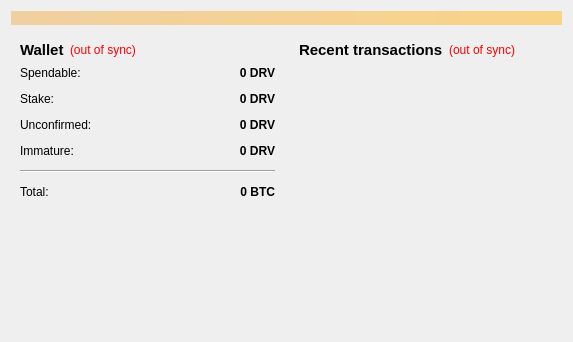
<?xml version="1.0" encoding="UTF-8"?>
<ui version="4.0">
 <class>OverviewPage</class>
 <widget class="QWidget" name="OverviewPage">
  <property name="geometry">
   <rect>
    <x>0</x>
    <y>0</y>
    <width>573</width>
    <height>342</height>
   </rect>
  </property>
  <property name="windowTitle">
   <string>Form</string>
  </property>
  <layout class="QVBoxLayout" name="topLayout">
   <item>
    <widget class="QLabel" name="labelAlerts">
     <property name="visible">
      <bool>false</bool>
     </property>
     <property name="styleSheet">
      <string notr="true">background-color: qlineargradient(x1: 0, y1: 0, x2: 1, y2: 0, stop:0 #F0D0A0, stop:1 #F8D488);  color:#000000
</string>
     </property>
     <property name="wordWrap">
      <bool>true</bool>
     </property>
     <property name="margin">
      <number>3</number>
     </property>
    </widget>
   </item>
   <item>
    <layout class="QHBoxLayout" name="horizontalLayout" stretch="1,1">
     <item>
      <layout class="QVBoxLayout" name="verticalLayout_2">
       <item>
        <widget class="QWidget" name="widget" native="true">
         <layout class="QVBoxLayout" name="verticalLayout_4">
          <item>
           <layout class="QHBoxLayout" name="horizontalLayout_4">
            <item>
             <widget class="QLabel" name="label_5">
              <property name="font">
               <font>
                <pointsize>11</pointsize>
                <weight>75</weight>
                <bold>true</bold>
               </font>
              </property>
              <property name="text">
               <string>Wallet</string>
              </property>
             </widget>
            </item>
            <item>
             <widget class="QLabel" name="labelWalletStatus">
              <property name="toolTip">
               <string>The displayed information may be out of date. Your wallet automatically synchronizes with the Dravite network after a connection is established, but this process has not completed yet.</string>
              </property>
              <property name="styleSheet">
               <string notr="true">QLabel { color: red; }</string>
              </property>
              <property name="text">
               <string notr="true">(out of sync)</string>
              </property>
              <property name="alignment">
               <set>Qt::AlignLeading|Qt::AlignLeft|Qt::AlignVCenter</set>
              </property>
             </widget>
            </item>
            <item>
             <spacer name="horizontalSpacer_2">
              <property name="orientation">
               <enum>Qt::Horizontal</enum>
              </property>
              <property name="sizeHint" stdset="0">
               <size>
                <width>40</width>
                <height>20</height>
               </size>
              </property>
             </spacer>
            </item>
           </layout>
          </item>
          <item>
           <layout class="QFormLayout" name="formLayout_2">
            <property name="fieldGrowthPolicy">
             <enum>QFormLayout::AllNonFixedFieldsGrow</enum>
            </property>
            <property name="horizontalSpacing">
             <number>12</number>
            </property>
            <property name="verticalSpacing">
             <number>12</number>
            </property>
            <item row="0" column="0">
             <widget class="QLabel" name="label">
              <property name="text">
               <string>Spendable:</string>
              </property>
             </widget>
            </item>
            <item row="0" column="1">
             <widget class="QLabel" name="labelBalance">
              <property name="font">
               <font>
                <weight>75</weight>
                <bold>true</bold>
               </font>
              </property>
              <property name="cursor">
               <cursorShape>IBeamCursor</cursorShape>
              </property>
              <property name="toolTip">
               <string>Your current spendable balance</string>
              </property>
              <property name="text">
               <string notr="true">0 DRV</string>
              </property>
              <property name="alignment">
               <set>Qt::AlignRight|Qt::AlignTrailing|Qt::AlignVCenter</set>
              </property>
              <property name="textInteractionFlags">
               <set>Qt::LinksAccessibleByMouse|Qt::TextSelectableByKeyboard|Qt::TextSelectableByMouse</set>
              </property>
             </widget>
            </item>
            <item row="1" column="0">
             <widget class="QLabel" name="label_6">
              <property name="text">
               <string>Stake:</string>
              </property>
             </widget>
            </item>
            <item row="1" column="1">
             <widget class="QLabel" name="labelStake">
              <property name="font">
               <font>
                <weight>75</weight>
                <bold>true</bold>
               </font>
              </property>
              <property name="cursor">
               <cursorShape>IBeamCursor</cursorShape>
              </property>
              <property name="toolTip">
               <string>Total of coins that was staked, and do not yet count toward the current balance</string>
              </property>
              <property name="text">
               <string notr="true">0 DRV</string>
              </property>
              <property name="alignment">
               <set>Qt::AlignRight|Qt::AlignTrailing|Qt::AlignVCenter</set>
              </property>
              <property name="textInteractionFlags">
               <set>Qt::LinksAccessibleByMouse|Qt::TextSelectableByKeyboard|Qt::TextSelectableByMouse</set>
              </property>
             </widget>
            </item>
            <item row="2" column="0">
             <widget class="QLabel" name="label_3">
              <property name="text">
               <string>Unconfirmed:</string>
              </property>
             </widget>
            </item>
            <item row="2" column="1">
             <widget class="QLabel" name="labelUnconfirmed">
              <property name="font">
               <font>
                <weight>75</weight>
                <bold>true</bold>
               </font>
              </property>
              <property name="cursor">
               <cursorShape>IBeamCursor</cursorShape>
              </property>
              <property name="toolTip">
               <string>Total of transactions that have yet to be confirmed, and do not yet count toward the current balance</string>
              </property>
              <property name="text">
               <string notr="true">0 DRV</string>
              </property>
              <property name="alignment">
               <set>Qt::AlignRight|Qt::AlignTrailing|Qt::AlignVCenter</set>
              </property>
              <property name="textInteractionFlags">
               <set>Qt::LinksAccessibleByMouse|Qt::TextSelectableByKeyboard|Qt::TextSelectableByMouse</set>
              </property>
             </widget>
            </item>
            <item row="3" column="0">
             <widget class="QLabel" name="labelImmatureText">
              <property name="text">
               <string>Immature:</string>
              </property>
             </widget>
            </item>
            <item row="3" column="1">
             <widget class="QLabel" name="labelImmature">
              <property name="font">
               <font>
                <weight>75</weight>
                <bold>true</bold>
               </font>
              </property>
              <property name="toolTip">
               <string>Mined balance that has not yet matured</string>
              </property>
              <property name="text">
               <string notr="true">0 DRV</string>
              </property>
              <property name="alignment">
               <set>Qt::AlignRight|Qt::AlignTrailing|Qt::AlignVCenter</set>
              </property>
              <property name="textInteractionFlags">
               <set>Qt::LinksAccessibleByMouse|Qt::TextSelectableByKeyboard|Qt::TextSelectableByMouse</set>
              </property>
             </widget>
            </item>
            <item row="4" column="0" colspan="2">
             <widget class="Line" name="line">
              <property name="orientation">
               <enum>Qt::Horizontal</enum>
              </property>
             </widget>
            </item>
            <item row="5" column="0">
             <widget class="QLabel" name="labelTotalText">
              <property name="text">
               <string>Total:</string>
              </property>
             </widget>
            </item>
            <item row="5" column="1">
             <widget class="QLabel" name="labelTotal">
              <property name="font">
               <font>
                <weight>75</weight>
                <bold>true</bold>
               </font>
              </property>
              <property name="cursor">
               <cursorShape>IBeamCursor</cursorShape>
              </property>
              <property name="toolTip">
               <string>Your current total balance</string>
              </property>
              <property name="text">
               <string notr="true">0 BTC</string>
              </property>
              <property name="alignment">
               <set>Qt::AlignRight|Qt::AlignTrailing|Qt::AlignVCenter</set>
              </property>
              <property name="textInteractionFlags">
               <set>Qt::LinksAccessibleByMouse|Qt::TextSelectableByKeyboard|Qt::TextSelectableByMouse</set>
              </property>
             </widget>
            </item>
           </layout>
          </item>
         </layout>
        </widget>
       </item>
       <item>
        <widget class="QLabel" name="coinLogo">
         <property name="text">
          <string/>
         </property>
         <property name="pixmap">
          <pixmap resource="../bitcoin.qrc">:/icons/logo_backg</pixmap>
         </property>
         <property name="alignment">
          <set>Qt::AlignCenter</set>
         </property>
         <property name="margin">
          <number>-2</number>
         </property>
        </widget>
       </item>
       <item>
        <spacer name="verticalSpacer">
         <property name="orientation">
          <enum>Qt::Vertical</enum>
         </property>
         <property name="sizeHint" stdset="0">
          <size>
           <width>20</width>
           <height>40</height>
          </size>
         </property>
        </spacer>
       </item>
      </layout>
     </item>
     <item>
      <layout class="QVBoxLayout" name="verticalLayout_3">
       <item>
        <widget class="QWidget" name="widget_2" native="true">
         <layout class="QVBoxLayout" name="verticalLayout">
          <item>
           <layout class="QHBoxLayout" name="horizontalLayout_2">
            <item>
             <widget class="QLabel" name="label_4">
              <property name="font">
               <font>
                <pointsize>11</pointsize>
                <weight>75</weight>
                <bold>true</bold>
               </font>
              </property>
              <property name="text">
               <string>&lt;b&gt;Recent transactions&lt;/b&gt;</string>
              </property>
             </widget>
            </item>
            <item>
             <widget class="QLabel" name="labelTransactionsStatus">
              <property name="toolTip">
               <string>The displayed information may be out of date. Your wallet automatically synchronizes with the Dravite network after a connection is established, but this process has not completed yet.</string>
              </property>
              <property name="styleSheet">
               <string notr="true">QLabel { color: red; }</string>
              </property>
              <property name="text">
               <string notr="true">(out of sync)</string>
              </property>
              <property name="alignment">
               <set>Qt::AlignRight|Qt::AlignTrailing|Qt::AlignVCenter</set>
              </property>
             </widget>
            </item>
            <item>
             <spacer name="horizontalSpacer">
              <property name="orientation">
               <enum>Qt::Horizontal</enum>
              </property>
              <property name="sizeHint" stdset="0">
               <size>
                <width>40</width>
                <height>20</height>
               </size>
              </property>
             </spacer>
            </item>
           </layout>
          </item>
          <item>
           <widget class="QListView" name="listTransactions">
            <property name="styleSheet">
             <string notr="true">QListView { background: transparent; }</string>
            </property>
            <property name="frameShape">
             <enum>QFrame::NoFrame</enum>
            </property>
            <property name="verticalScrollBarPolicy">
             <enum>Qt::ScrollBarAlwaysOff</enum>
            </property>
            <property name="horizontalScrollBarPolicy">
             <enum>Qt::ScrollBarAlwaysOff</enum>
            </property>
            <property name="selectionMode">
             <enum>QAbstractItemView::NoSelection</enum>
            </property>
           </widget>
          </item>
         </layout>
        </widget>
       </item>
      </layout>
     </item>
    </layout>
   </item>
  </layout>
 </widget>
 <resources>
  <include location="../bitcoin.qrc"/>
 </resources>
 <connections/>
</ui>
